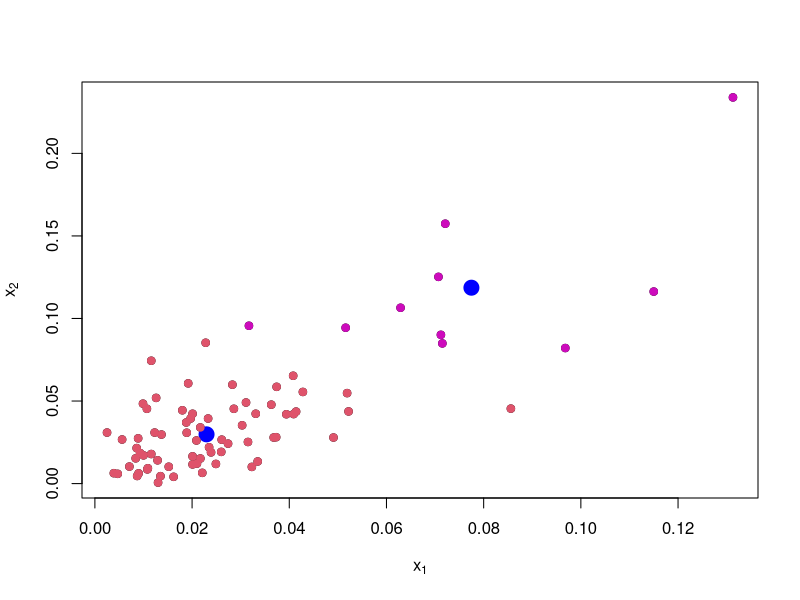
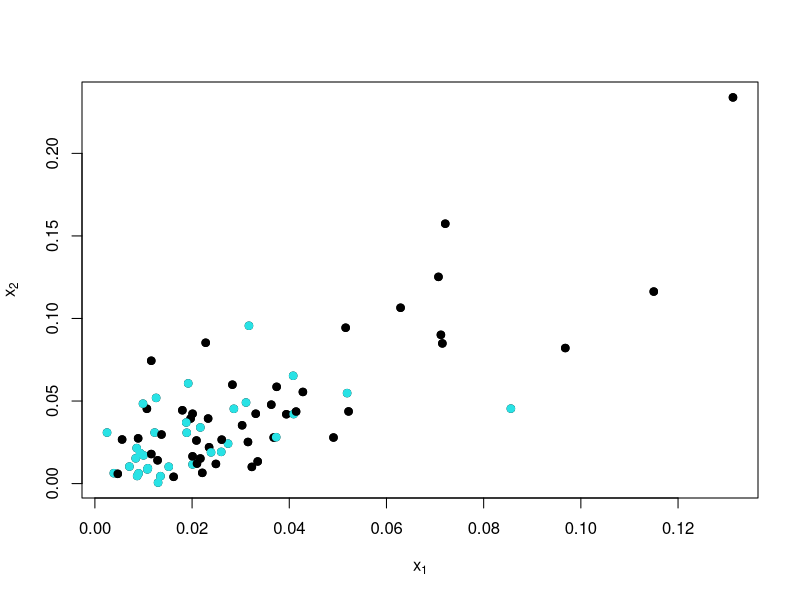

These charts were generated, in order, by the following R code:
setwd("C:\\Users\\aishwarya\\Desktop\\Data Mining\\DM Assignment5\\")
data <- read.csv("sonar_test.csv", header = FALSE)
x <- data[,1:2]
plot(x, pch=19, xlab = expression(x[1]), ylab = expression(x[2]))

fit <- kmeans(x, 2)
points(fit$centers, pch = 19, col = "blue", cex = 2)

library(class)
knnfit <- knn(fit$centers, x, as.factor(c(-1, 1)))
points(x, col = 6 + 4 * as.numeric(knnfit), pch = 19)

plot(x, pch=19, xlab=expression(x[1]), ylab=expression(x[2]))
y <- data[,61]
points(x, col=3 + 2 * y, pch=19)

errorrate <- 1-sum(knnfit==y)/length(y)
errorrate